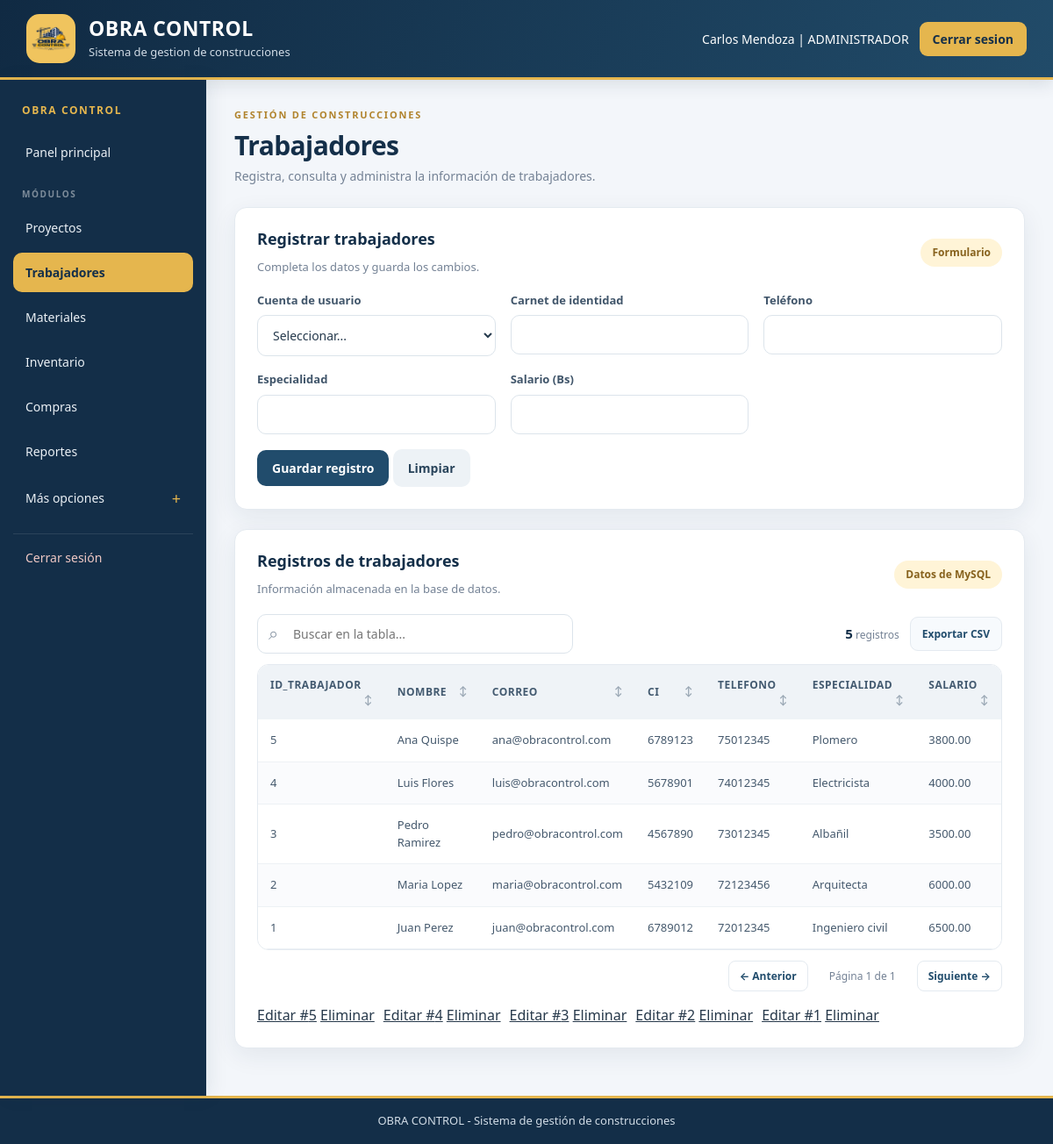
Screenshot of /administrador/trabajadores.php (signed in) with the database file from the repository.
### tables this page shows
CREATE TABLE trabajador (
    id_trabajador INT UNSIGNED AUTO_INCREMENT PRIMARY KEY,
    id_usuario INT UNSIGNED NOT NULL UNIQUE,
    ci VARCHAR(20) NOT NULL UNIQUE,
    telefono VARCHAR(20) NOT NULL,
    especialidad VARCHAR(100) NOT NULL,
    salario DECIMAL(10,2) NOT NULL DEFAULT 0,

    CONSTRAINT chk_trabajador_salario
    CHECK (salario >= 0),

    CONSTRAINT fk_trabajador_usuario
    FOREIGN KEY (id_usuario)
    REFERENCES usuario(id_usuario)
);

CREATE TABLE usuario (
    id_usuario INT UNSIGNED AUTO_INCREMENT PRIMARY KEY,
    nombre VARCHAR(100) NOT NULL,
    correo VARCHAR(150) NOT NULL UNIQUE,
    password VARCHAR(255) NOT NULL,
    rol VARCHAR(30) NOT NULL,
    estado VARCHAR(20) NOT NULL DEFAULT 'ACTIVO'
);

### administrador/trabajadores.php (the view, shortened to what this page needs)
<?php
require_once '../conexion.php';
require_once '../funciones.php';
$registro_editar = null;
$resultado = $conn->query("SELECT t.id_trabajador,u.nombre,u.correo,t.ci,t.telefono,t.especialidad,t.salario FROM trabajador t INNER JOIN usuario u ON t.id_usuario=u.id_usuario ORDER BY t.id_trabajador DESC");
?>
<!DOCTYPE html>
<html lang="es">
<head>
    <link rel="stylesheet" href="../css/estilo.css">
</head>
<body>
    <?php include '../encabezado.php';
    include '../menu.php'; ?>
    <section class="titulo-pagina"><span class="sobre-titulo">GESTIÓN DE CONSTRUCCIONES</span>
        <h2 class="titulo-seccion">Trabajadores</h2>
        <p>Registra, consulta y administra la información de trabajadores.</p>
    </section>
    <section class="tarjeta">
        <div class="encabezado-tabla">
            <div>
                <h3 class="titulo-tarjeta">
                    <?php echo $registro_editar ? 'Editar registro' : 'Registrar trabajadores'; ?>
                </h3>
                <p>Completa los datos y guarda los cambios.</p>
            </div><span class="etiqueta">Formulario</span>
        </div>
        <form method="POST" class="rejilla-formulario"><input type="hidden" name="id_registro"
            <div><label class="etiqueta-campo">Cuenta de usuario</label><select name="id_usuario" required>
                    <option value="">Seleccionar...</option>
                </select></div>
            <div><label class="etiqueta-campo">Carnet de identidad</label><input type="text" name="ci"
                    value="<?php echo htmlspecialchars((string) ($registro_editar['ci'] ?? '')); ?>" required></div>
            <div><label class="etiqueta-campo">Teléfono</label><input type="text" name="telefono"
                    value="<?php echo htmlspecialchars((string) ($registro_editar['telefono'] ?? '')); ?>" required>
            </div>
            <div><label class="etiqueta-campo">Especialidad</label><input type="text" name="especialidad"
                    value="<?php echo htmlspecialchars((string) ($registro_editar['especialidad'] ?? '')); ?>" required>
            </div>
            <div><label class="etiqueta-campo">Salario (Bs)</label><input type="number" name="salario"
                    value="<?php echo htmlspecialchars((string) ($registro_editar['salario'] ?? '')); ?>" step="0.01"
                    min="0" required></div>
            <div class="campo-completo"><button type="submit" class="boton-principal" name="guardar">Guardar
                    registro</button> <a class="boton boton-secundario" href="trabajadores.php">Limpiar</a></div>
        </form>
    </section>
    <section class="tarjeta">
        <div class="encabezado-tabla">
            <div>
                <h3 class="titulo-tarjeta">Registros de trabajadores</h3>
                <p>Información almacenada en la base de datos.</p>
            </div><span class="etiqueta">Datos de MySQL</span>
        </div><?php mostrar_tabla($resultado); ?>
        <div class="lista-acciones">
            <?php if ($resultado && $resultado->num_rows > 0) {
                $resultado->data_seek(0);
                while ($fila_accion = $resultado->fetch_assoc()) { ?><span><a
                            href="?editar=<?php echo (int) $fila_accion['id_trabajador']; ?>">Editar
                            #<?php echo (int) $fila_accion['id_trabajador']; ?></a> <a class="enlace-peligro"
                            href="?eliminar=<?php echo (int) $fila_accion['id_trabajador']; ?>"
                            onclick="return confirm('¿Eliminar este registro?')">Eliminar</a></span><?php }
            } ?>
        </div>
    </section>
    <?php include '../menu_final.php'; ?>
</body>
</html>

### funciones.php (shortened to what this page needs)
<?php
function mostrar_tabla($resultado)
{
    $campos = $resultado->fetch_fields();
    $columnas = [];
    foreach ($campos as $campo) {
        $columnas[] = $campo->name;
    }
    $filas = [];
    while ($fila = $resultado->fetch_assoc()) {
        $filas[] = $fila;
    }
    echo "<div class='modulo-tabla'><div class='herramientas-tabla'>";
    echo "<div class='busqueda-tabla'><span class='icono-buscar'>⌕</span><input type='search' class='campo-busqueda-tabla' placeholder='Buscar en la tabla...' aria-label='Buscar en la tabla'></div>";
    echo "<div class='acciones-tabla'><span class='contador-filas'><strong>" . count($filas) . "</strong> registros</span><button type='button' class='boton-exportar' onclick='exportarTabla(this)'>Exportar CSV</button></div></div>";
    echo "<div class='contenedor-tabla'><table class='tabla-datos'><thead><tr>";
    foreach ($columnas as $indice => $columna) {
        echo "<th class='cabecera-ordenable' data-columna='" . $indice . "' tabindex='0'>" . htmlspecialchars($columna) . "<span class='icono-orden'>↕</span></th>";
    }
    echo "</tr></thead><tbody>";
    foreach ($filas as $fila) {
        echo "<tr>";
        foreach ($columnas as $columna) {
            echo "<td>" . htmlspecialchars((string) ($fila[$columna] ?? "")) . "</td>";
        }
        echo "</tr>";
    }
    echo "</tbody></table></div>";
    echo "<div class='paginacion-tabla'><button type='button' class='boton-pagina' data-direccion='-1'>← Anterior</button><span class='indicador-pagina'></span><button type='button' class='boton-pagina' data-direccion='1'>Siguiente →</button></div></div>";
}
?>

### rows the page displays
trabajador: id_trabajador "5", id_usuario.nombre "Ana Quispe", id_usuario.correo "ana@obracontrol.com", ci "6789123", telefono "75012345", especialidad "Plomero", salario "3800.00"
trabajador: id_trabajador "4", id_usuario.nombre "Luis Flores", id_usuario.correo "luis@obracontrol.com", ci "5678901", telefono "74012345", especialidad "Electricista", salario "4000.00"
trabajador: id_trabajador "3", id_usuario.nombre "Pedro Ramirez", id_usuario.correo "pedro@obracontrol.com", ci "4567890", telefono "73012345", especialidad "Albañil", salario "3500.00"
trabajador: id_trabajador "2", id_usuario.nombre "Maria Lopez", id_usuario.correo "maria@obracontrol.com", ci "5432109", telefono "72123456", especialidad "Arquitecta", salario "6000.00"
trabajador: id_trabajador "1", id_usuario.nombre "Juan Perez", id_usuario.correo "juan@obracontrol.com", ci "6789012", telefono "72012345", especialidad "Ingeniero civil", salario "6500.00"

### other values shown
$_SESSION["nombre"] "Carlos Mendoza"
$_SESSION["rol"] "ADMINISTRADOR"
$etiqueta "Proyectos"
$etiqueta "Trabajadores"
$etiqueta "Materiales"
$etiqueta "Inventario"
$etiqueta "Compras"
$etiqueta "Reportes"
count($filas) "5"
$columna "ID_TRABAJADOR"
$columna "NOMBRE"
$columna "CORREO"
$columna "CI"
$columna "TELEFONO"
$columna "ESPECIALIDAD"
